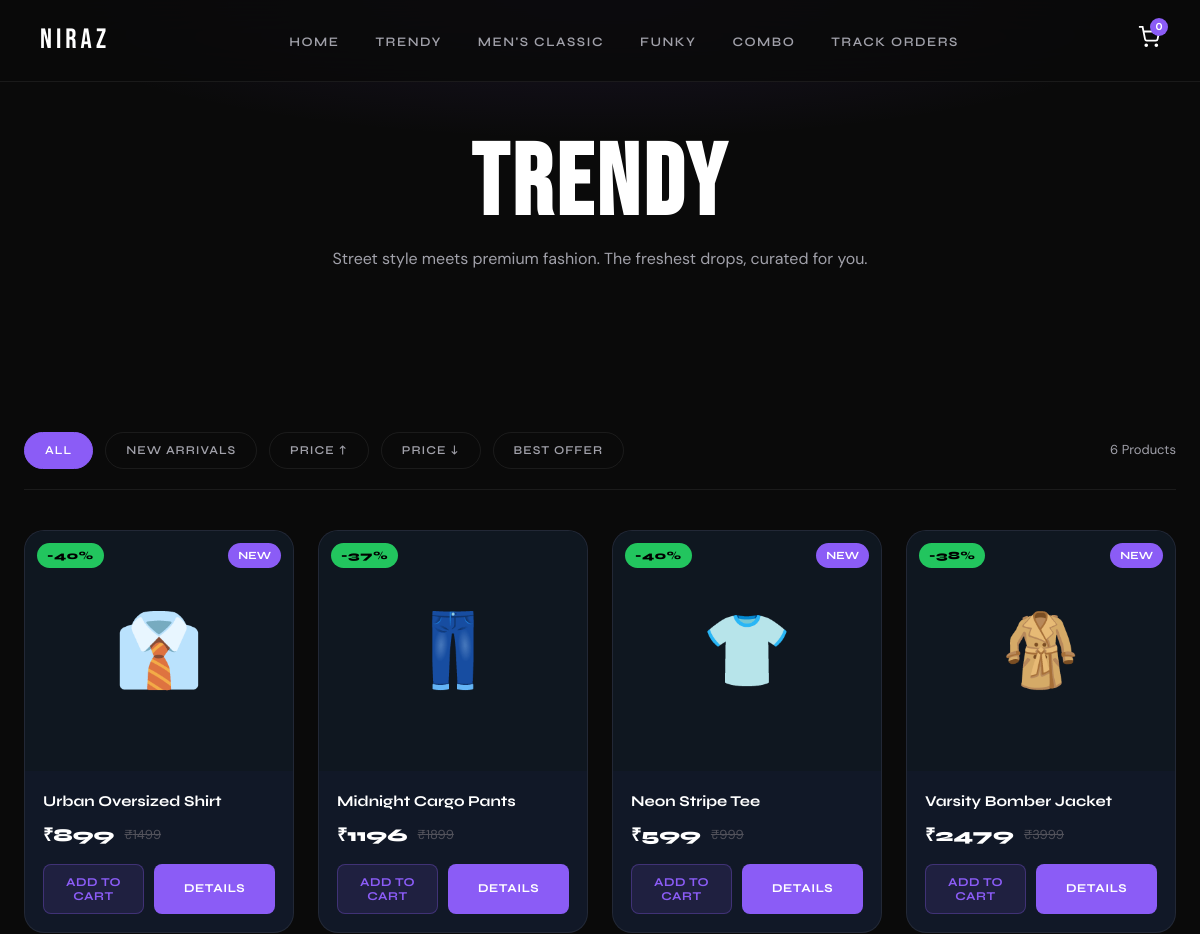
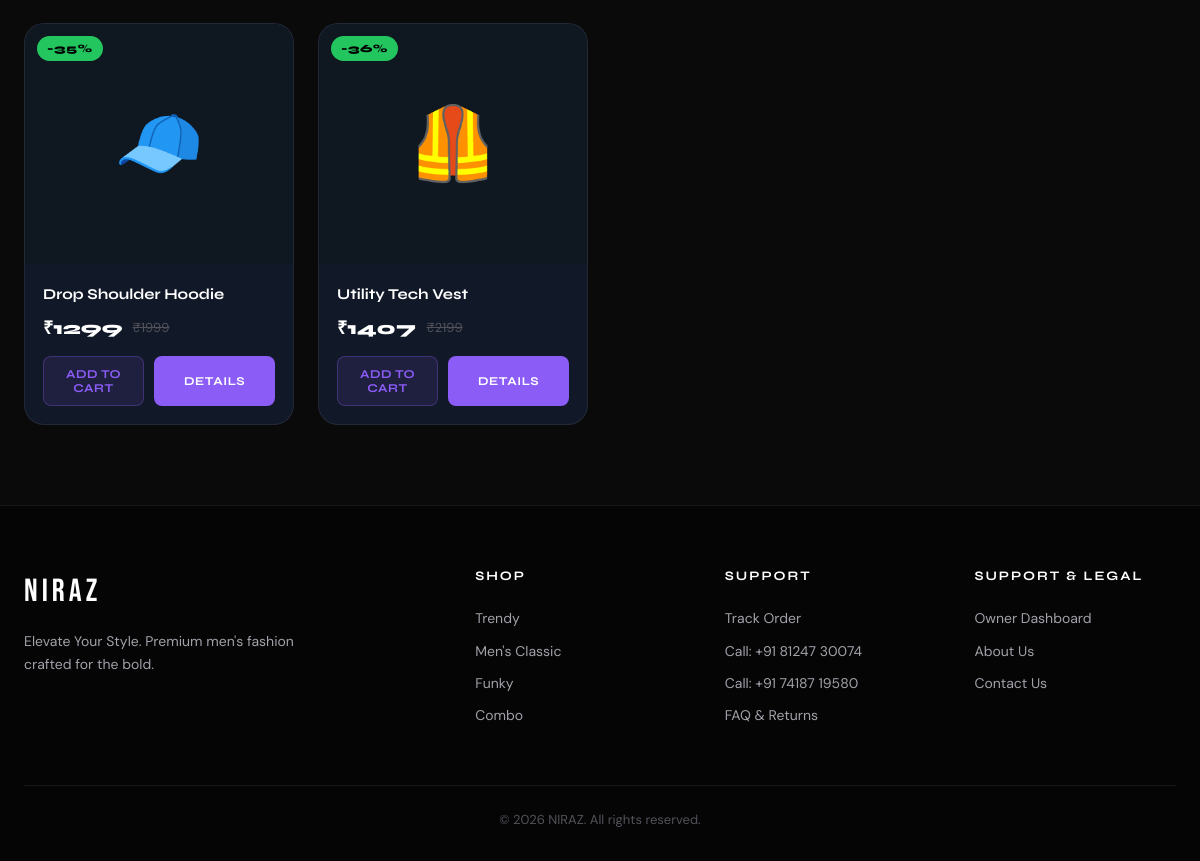
The page /products/category/trendy/ on the database its author committed (2 pictures, top to bottom).
### products/models.py (models this page shows, shortened)
class Category(models.Model):
    name = models.CharField(max_length=100)
    slug = models.SlugField(max_length=120, unique=True, blank=True)
    description = models.TextField(blank=True, null=True)
    image = models.ImageField(upload_to='categories/', blank=True, null=True)  # Will auto-use Cloudinary if designated
    created_at = models.DateTimeField(auto_now_add=True)
    class Meta:
        verbose_name_plural = 'Categories'

class Product(models.Model):
    category = models.ForeignKey(Category, related_name='products', on_delete=models.CASCADE)
    name = models.CharField(max_length=200)
    slug = models.SlugField(max_length=220, unique=True, blank=True)
    description = models.TextField()
    price = models.DecimalField(max_digits=10, decimal_places=2)  # Decimals are correct for database transactions
    discount_percent = models.PositiveIntegerField(default=0)  # E.g. 40
    stock = models.PositiveIntegerField(default=10)
    available = models.BooleanField(default=True)
    featured = models.BooleanField(default=False)
    is_new = models.BooleanField(default=False)
    created_at = models.DateTimeField(auto_now_add=True)
    updated_at = models.DateTimeField(auto_now=True)
    emoji = models.CharField(max_length=10, default="👔")
    @property
    def sale_price(self):
        if self.discount_percent > 0:
            discount_amount = (self.price * self.discount_percent) / 100
            return self.price - discount_amount
        return self.price
    @property
    def price_as_int(self):
        return int(self.price)
    @property
    def sale_price_as_int(self):
        return int(self.sale_price)

### products/views.py (the view)
# urls.py: path('category/<slug:slug>/', views.category_detail, name='category_detail'),
def category_detail(request, slug):
    category = get_object_or_404(Category, slug=slug)
    products = Product.objects.filter(category=category, available=True)
    current_filter = request.GET.get('filter', 'all')
    if current_filter == 'new':
        products = products.filter(is_new=True)
    elif current_filter == 'price-asc':
        products = products.order_by('price')
    elif current_filter == 'price-desc':
        products = products.order_by('-price')
    elif current_filter == 'discount':
        products = products.order_by('-discount_percent')
    context = {
        'category': category,
        'products': products,
        'current_filter': current_filter,
        'products_count': products.count(),
    }
    return render(request, 'products/category.html', context)

### cart/cart.py (called while the page is built)
    def __len__(self):
        return sum(item['quantity'] for item in self.cart.values())

### cart/context_processors.py (called while the page is built)
def cart(request):
    return {'cart': Cart(request)}

### templates/products/category.html (shortened to what this page needs)
{% extends 'base.html' %}
{% load static %}
{% block content %}
<div class="page-hero">
  <div class="container">
    <h1>{{ category.name|upper }}</h1>
    <p>{{ category.description|default:"Street style meets premium fashion. The freshest drops, curated for you." }}</p>
  </div>
</div>
<section class="section">
  <div class="container">
    <div class="filter-bar">
      <div class="filter-bar-left">
        <a href="?filter=all" class="filter-chip {% if current_filter == 'all' %}active{% endif %}" style="text-decoration:none;">All</a>
        <a href="?filter=new" class="filter-chip {% if current_filter == 'new' %}active{% endif %}" style="text-decoration:none;">New Arrivals</a>
        <a href="?filter=price-asc" class="filter-chip {% if current_filter == 'price-asc' %}active{% endif %}" style="text-decoration:none;">Price ↑</a>
        <a href="?filter=price-desc" class="filter-chip {% if current_filter == 'price-desc' %}active{% endif %}" style="text-decoration:none;">Price ↓</a>
        <a href="?filter=discount" class="filter-chip {% if current_filter == 'discount' %}active{% endif %}" style="text-decoration:none;">Best Offer</a>
      </div>
      <div class="filter-bar-right" id="productCount">{{ products_count }} Products</div>
    </div>
    <div class="products-grid" id="productsContainer">
      {% for p in products %}
      <div class="product-card" data-id="{{ p.id }}">
        <div class="product-img-wrap"
     style="cursor:pointer;"
     onclick="window.location.href='{% url 'products:product_detail' slug=p.slug %}'">
    {% for image in p.images.all %}
        {% if forloop.first %}
            <img src="{{ image.image.url }}"
                 alt="{{ p.name }}"
                 style="width:100%;
                        height:240px;
                        object-fit:cover;
                        display:block;">
        {% endif %}
    {% empty %}
        <div class="product-emoji">{{ p.emoji }}</div>
    {% endfor %}
    {% if p.discount_percent > 0 %}
        <div class="discount-badge">-{{ p.discount_percent }}%</div>
    {% endif %}
    {% if p.is_new %}
        <div class="new-badge">NEW</div>
    {% endif %}
</div>
        <div class="product-info">
          <div class="product-name" style="cursor: pointer;" onclick="window.location.href='{% url 'products:product_detail' slug=p.slug %}'">{{ p.name }}</div>
          <div class="product-pricing">
            <span class="product-price">₹{{ p.sale_price_as_int }}</span>
            {% if p.discount_percent > 0 %}
            <span class="product-original">₹{{ p.price_as_int }}</span>
            {% endif %}
          </div>
          <div class="product-actions">
            <form action="{% url 'cart:cart_add' product_id=p.id %}" method="post" style="flex:1;">
              <button type="submit" class="btn-cart" style="width:100%;">Add to Cart</button>
            </form>
            <a href="{% url 'products:product_detail' slug=p.slug %}" class="btn-buy" style="display:inline-flex;align-items:center;justify-content:center;text-decoration:none;">Details</a>
          </div>
        </div>
      </div>
      {% empty %}
      <div class="empty-state" style="grid-column: span 4; width:100%; text-align:center;">
        <div class="empty-icon" style="font-size: 50px;">🛍️</div>
        <h3>No products found</h3>
        <p>No products match this filter currently.</p>
      </div>
      {% endfor %}
    </div>
  </div>
</section>
{% endblock %}

### static/css/main.css (style rules this page uses)
:root { --bg: #0A0A0A; --card: #111827; --card2: #0f1720; --purple: #8B5CF6; --purple-dark: #6d3fd4; --purple-glow: rgba(139,92,246,0.25); --green: #22C55E; --white: #FFFFFF; --gray: #A1A1AA; --gray2: #52525B; --border: rgba(255,255,255,0.07); --font-display: 'Bebas Neue', cursive; --font-head: 'Syne', sans-serif; --font-body: 'DM Sans', sans-serif; --radius: 12px; --radius-lg: 20px; --transition: 0.3s cubic-bezier(0.4,0,0.2,1); }
*, *::before, *::after { box-sizing: border-box; margin: 0; padding: 0; }
html { scroll-behavior: smooth; }
body { background: var(--bg); color: var(--white); font-family: var(--font-body); line-height: 1.6; overflow-x: hidden; }
a { text-decoration: none; color: inherit; }
.container { max-width: 1200px; margin: 0 auto; padding: 0 24px; }
.section { padding: 80px 0; }
.products-grid { display: grid; grid-template-columns: repeat(4, 1fr); gap: 24px; }
.product-card { background: var(--card); border-radius: var(--radius-lg); overflow: hidden; border: 1px solid var(--border); transition: var(--transition); position: relative; display: flex; flex-direction: column; }
.product-img-wrap { position: relative; overflow: hidden; height: 240px; background: var(--card2); display: flex; align-items: center; justify-content: center; }
.product-emoji { font-size: 72px; transition: var(--transition); }
.discount-badge { position: absolute; top: 12px; left: 12px; background: var(--green); color: #000; font-family: var(--font-head); font-size: 11px; font-weight: 800; padding: 4px 10px; border-radius: 100px; letter-spacing: 0.5px; }
.new-badge { position: absolute; top: 12px; right: 12px; background: var(--purple); color: var(--white); font-family: var(--font-head); font-size: 11px; font-weight: 700; padding: 4px 10px; border-radius: 100px; }
.product-info { padding: 18px; flex: 1; display: flex; flex-direction: column; justify-content: space-between; }
.product-name { font-family: var(--font-head); font-size: 15px; font-weight: 700; color: var(--white); margin-bottom: 8px; white-space: nowrap; overflow: hidden; text-overflow: ellipsis; }
.product-pricing { display: flex; align-items: center; gap: 10px; margin-bottom: 14px; }
.product-price { font-family: var(--font-head); font-size: 18px; font-weight: 800; color: var(--white); }
.product-original { font-size: 13px; color: var(--gray2); text-decoration: line-through; }
.product-actions { display: flex; gap: 10px; margin-top: auto; }
.btn-cart { flex: 1; padding: 10px; background: rgba(139,92,246,0.12); border: 1px solid rgba(139,92,246,0.3); border-radius: 8px; color: var(--purple); font-family: var(--font-head); font-size: 12px; font-weight: 700; letter-spacing: 0.5px; cursor: pointer; transition: var(--transition); text-transform: uppercase; }
.btn-buy { flex: 1; padding: 10px; background: var(--purple); border: none; border-radius: 8px; color: var(--white); font-family: var(--font-head); font-size: 12px; font-weight: 700; letter-spacing: 0.5px; cursor: pointer; transition: var(--transition); text-transform: uppercase; }
.page-hero { padding: 140px 0 60px; background: radial-gradient(ellipse 70% 60% at 50% 0%, rgba(139,92,246,0.12) 0%, transparent 70%); text-align: center; }
.page-hero h1 { font-family: var(--font-display); font-size: clamp(56px, 10vw, 100px); letter-spacing: 4px; line-height: 0.9; margin-bottom: 16px; }
.page-hero p { color: var(--gray); font-size: 16px; }
.filter-bar { display: flex; align-items: center; justify-content: space-between; padding: 20px 0; border-bottom: 1px solid var(--border); margin-bottom: 40px; }
.filter-bar-left { display: flex; gap: 12px; }
.filter-chip { padding: 8px 20px; border-radius: 100px; border: 1px solid var(--border); font-family: var(--font-head); font-size: 12px; font-weight: 600; letter-spacing: 1px; text-transform: uppercase; cursor: pointer; transition: var(--transition); background: transparent; color: var(--gray); }
.filter-chip:hover, .filter-chip.active { background: var(--purple); border-color: var(--purple); color: var(--white); }
.filter-bar-right { color: var(--gray); font-size: 13px; }

### rows shown on the page
Category: name "TRENDY", description "Street style meets premium fashion. The freshest drops, curated for you."
Product: emoji "👔", discount_percent "40", is_new "NEW", name "Urban Oversized Shirt", sale_price_as_int "899", price_as_int "1499"
Product: emoji "👖", discount_percent "37", name "Midnight Cargo Pants", sale_price_as_int "1196", price_as_int "1899"
Product: emoji "👕", discount_percent "40", is_new "NEW", name "Neon Stripe Tee", sale_price_as_int "599", price_as_int "999"
Product: emoji "🧥", discount_percent "38", is_new "NEW", name "Varsity Bomber Jacket", sale_price_as_int "2479", price_as_int "3999"
Product: emoji "🧢", discount_percent "35", name "Drop Shoulder Hoodie", sale_price_as_int "1299", price_as_int "1999"
Product: emoji "🦺", discount_percent "36", name "Utility Tech Vest", sale_price_as_int "1407", price_as_int "2199"

### other values the page prints
{{ cart|length|default:"0" }} "0"
{{ products_count }} "6"
